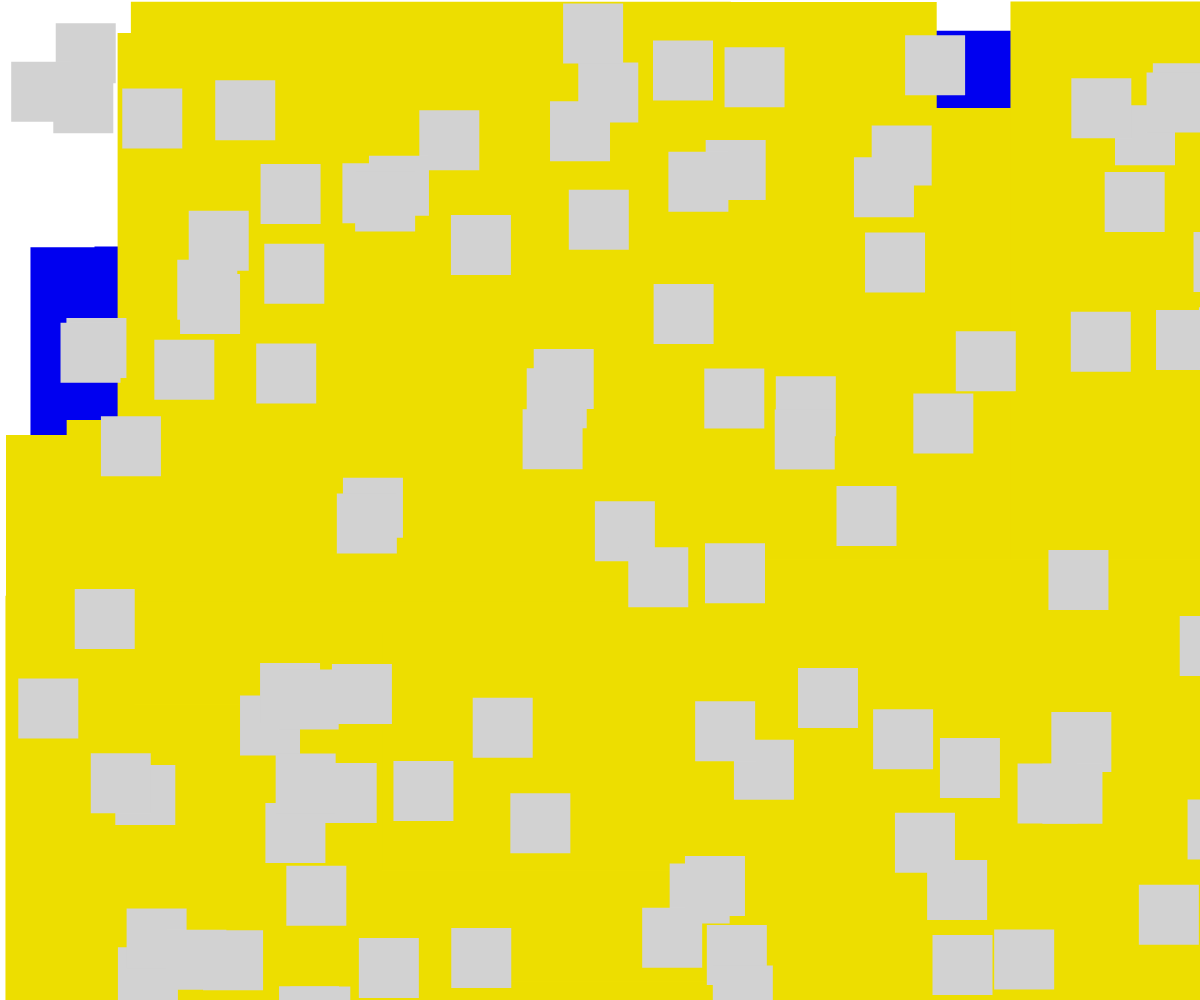
Frame 1 (no input)
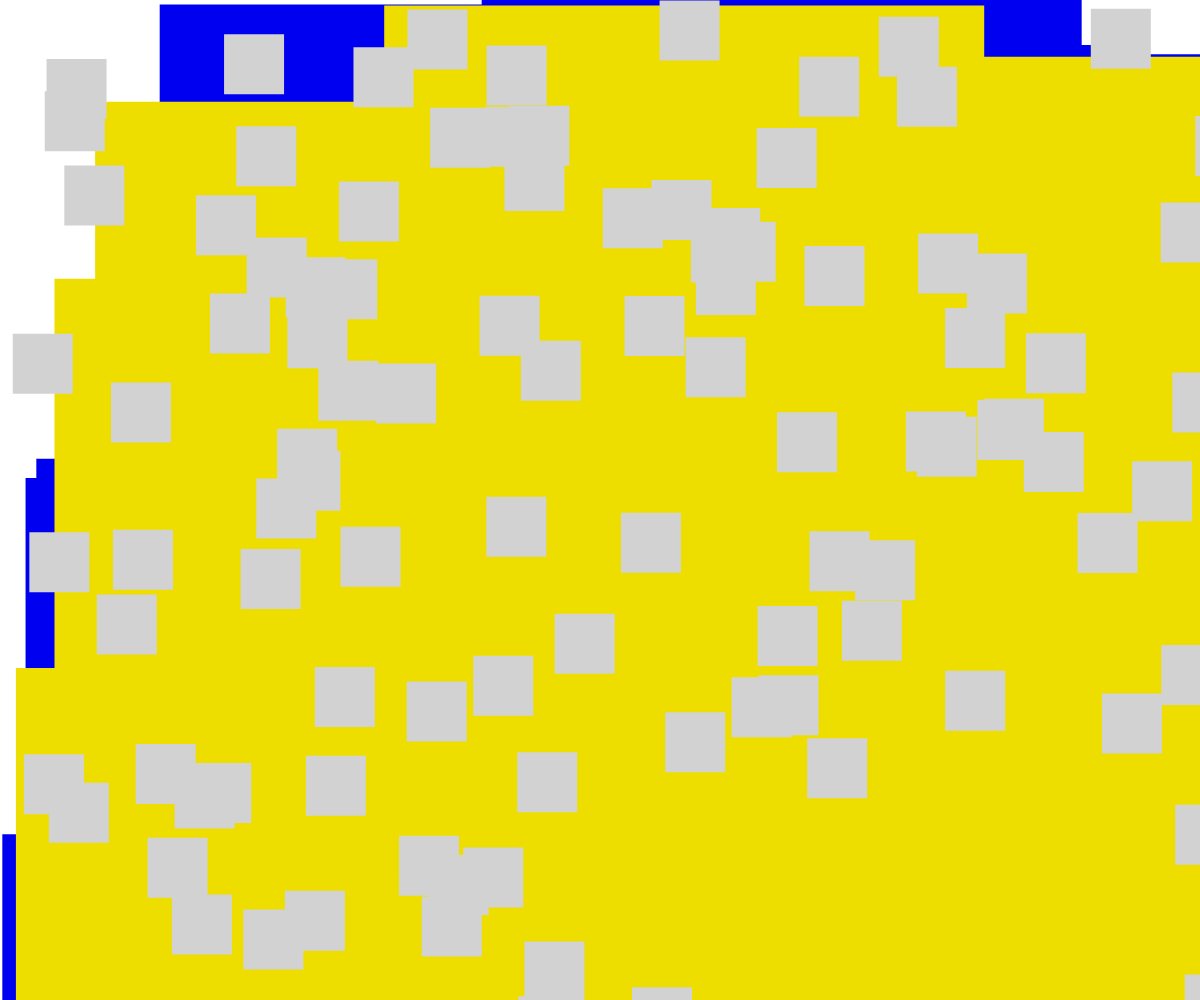
Frame 2 (the mouse pressed at the canvas centre, redrawn once)

The p5.js sketch that drew these frames (run headless with seeded random() and noise() and a simulated clock; the mouse was pressed at the canvas centre and the sketch redrawn once):

// p5.js sketch
// ── sketch.js
let numberShapes = 50; 

function setup() {
  createCanvas(windowWidth, windowHeight); //Creating the canvas to the size of the window
  noLoop(); //Stopping the draw function so the rectangles are static - reference p5.js website
  noStroke();
}

function draw() {
  background(255); //Setting the background to white
  
  //Calling the function drawShapes to draw multiple rectangles 
  drawBlueShapes();
  drawYellowShapes();
  drawGreyShapes();
    
}

function drawBlueShapes() {
  for (let i = 0; i < numberShapes; i++) {
    fill(0, 0, 240);
    let x = random(width);
    let y = random(height);
    let rectSize = random(width * 0.5, width * 0.5); 
    rect(x, y, rectSize, rectSize);
  }
}

function drawYellowShapes() {
  for (let i = 0; i < numberShapes; i++) {
    fill(237, 222, 0);
    let x = random(width);
    let y = random(height);
    let rectSize = random(width * 0.5, width * 0.5); 
    rect(x, y, rectSize, rectSize);
    
  }
}
function drawGreyShapes() {
  for (let i = 0; i < 100; i++) {
    fill(210);
    let x = random(width);
    let y = random(height);
    let rectSize = random(width * 0.05, width * 0.05); 
    rect(x, y, rectSize, rectSize);
  }
}

function windowResized() {
  resizeCanvas(windowWidth, windowHeight); //Responsive design to calculate the size of the canvas based on the window dimensions

}

// ── sketch2.js
function setup() {
createCanvas(windowWidth, windowHeight); //Creating the canvas to the size of the window
noLoop(); //Stopping the draw function so the rectangles are static - reference p5.js website
noStroke();
}

function draw() {
    background(255);

    //Yellow rectangles
    drawYellowRect(0, 0, 0.072, 0.464);
    drawYellowRect(0.124, 0.078, 0.208, 0.112);
    drawYellowRect(0.127, 0.304, 0.16, 0.096);
    drawYellowRect(0,0.612,0.16,0.176);
    drawYellowRect(0,0.824,0.328,0.18);
    drawYellowRect(0.152,0.716,0.132,0.008);
    drawYellowRect(0.184,0.508,0.172,0.1);
    drawYellowRect(0.388,0.664,0.112,0.104);
    drawYellowRect(0.42,0.872,0.056,0.076);
    drawYellowRect(0.424, 0.248,0.296,0.172);
    drawYellowRect(0.528,0.53,0.016,0.072);
    drawYellowRect(0.052,0.028,0.112,0.028);
    drawYellowRect(0.656,0.776,0.108,0.18);
    drawYellowRect(0.688,0.014,0.284,0.148);
    drawYellowRect(0.728,0.808,0.128,0.104);
    drawYellowRect(0.768,0.108,0.06,0.048);
    drawYellowRect(0.082,0.408,0.048,0.128);
    
    //More yellow rectangles
    drawYellowRect(0.1, 0.152, 0.148, 0.272);
    drawYellowRect(0.144, 0.504, 0.06, 0.052);
    drawYellowRect(0.152, 0.612, 0.132, 0.088);
    drawYellowRect(0.168, 0.756, 0.086, 0.104);
    drawYellowRect(0.284, 0.154, 0.132, 0.136);
    drawYellowRect(0.272, 0.273, 0.108, 0.064);
    drawYellowRect(0.416, 0.304, 0.088, 0.152);
    drawYellowRect(0.292, 0.476, 0.08, 0.096);
    drawYellowRect(0.428, 0.592, 0.016, 0.064);
    drawYellowRect(0.352, 0.696, 0.124, 0.212);
    drawYellowRect(0.484, 0.832, 0.104, 0.048);
    drawYellowRect(0.54, 0.150, 0.388, 0.06);
    drawYellowRect(0.6, 0.256, 0.072, 0.128);
    drawYellowRect(0.768, 0.252, 0.092, 0.176);
    drawYellowRect(0.568, 0.5, 0.152, 0.256);
    drawYellowRect(0.736, 0.584, 0.16, 0.092);
    drawYellowRect(0.68, 0.72, 0.128, 0.26);
    drawYellowRect(0.824, 0.788, 0.048, 0.06);


    //Blue rectangles
    drawBlueRect(0.052, 0.032, 0.052, 0.388);
    drawBlueRect(0.14, 0.1, 0.172, 0.068);
    drawBlueRect(0.152, 0.328, 0.14, 0.048);
    drawBlueRect(0.2, 0.528, 0.148, 0.076);
    drawBlueRect(0.02, 0.6336, 0.128, 0.12);
    drawBlueRect(0.168, 0.728, 0.092, 0.048);
    drawBlueRect(0, 0.852, 0.312, 0.148);
    drawBlueRect(0.492, 0.052, 0.088, 0.152);
    drawBlueRect(0.412, 0.268, 0.268, 0.148);
    drawBlueRect(0.484, 0.576, 0.016, 0.028);
    drawBlueRect(0.408, 0.68, 0.08, 0.072);
    drawBlueRect(0.436, 0.848, 0.036, 0.026);
    drawBlueRect(0.736, 0.084, 0.052, 0.024);
    drawBlueRect(0.68, 0.168, 0.284, 0.092);
    drawBlueRect(0.792, 0.484, 0.64, 0.036);
    drawBlueRect(.64, 0.568, 0.228, 0.104);
    drawBlueRect(0.708, 0.82, 0.096, 0.08)


    //Grey Rectangles
    drawGreyRect(0.34,0,0.072,0.12);
    drawGreyRect(0.148,0.148,0.036,0.136);
    drawGreyRect(0.56,0.124,0.144,0.032);
    drawGreyRect(0.484,0.18,0.052,0.14);
    drawGreyRect(0.856,0.216,0.008,0.032);
    drawGreyRect(0,0.388,0.088,0.048);
    drawGreyRect(0.624,0.34,0.068,0.064);
    drawGreyRect(0.282,0.544,0.168,0.04);
    drawGreyRect(0.12,0.622,0.076,0.148);
    drawGreyRect(0.64,0.552,0.076,0.092);
    drawGreyRect(0.8,0.6,0.104,0.052);
    drawGreyRect(0.252,0.832,0.172,0.056);
    drawGreyRect(0.476,0.7,0.024,0.108);
    drawGreyRect(0.616,0.74,0.02,0.072);
    drawGreyRect(0.252,0.832,0.172,0.056);
    drawGreyRect(0.824,0.856,0.172,0.032);
}

//Defining a function to draw the yellow rectangles with size relative to the window size
function drawYellowRect(inputXPos, inputYPos, inputWidth, inputHeight){
    let outputXPos = inputXPos;
    let outputYPos = inputYPos;
    let outputWidth = inputWidth;
    let outputHeight = inputHeight;
    fill(248, 196, 12)
    rect(outputXPos * windowWidth, outputYPos * windowHeight, outputWidth * windowWidth, outputHeight*windowHeight)

}

//Defining a function to draw the blue rectangles with size relative to the window size
function drawBlueRect(inputXPos, inputYPos, inputWidth, inputHeight){
    let outputXPos = inputXPos;
    let outputYPos = inputYPos;
    let outputWidth = inputWidth;
    let outputHeight = inputHeight;
    fill(10, 19, 122);
    rect(outputXPos * windowWidth, outputYPos * windowHeight, outputWidth * windowWidth, outputHeight*windowHeight)

}

//Defining a function that draws a grey rectangle with size relative to window size
function drawGreyRect(inputXPos, inputYPos, inputWidth, inputHeight){
    let outputXPos = inputXPos;
    let outputYPos = inputYPos;
    let outputWidth = inputWidth;
    let outputHeight = inputHeight;
    fill(210);
    rect(outputXPos * windowWidth, outputYPos * windowHeight, outputWidth * windowWidth, outputHeight*windowHeight)

}
//Responsive design. 
//Since the rectangles are drawn in ratio of the window width and height, they will not change position
//Rectangles will change in size relative to window size
function windowResized() {
    resizeCanvas(windowWidth, windowHeight);
    
  }


// ── sketch3.js
let xPos = [0, 0.124, 0.127]
let yPos = [0, 0.078, 0]

let widthRatio = [0.072, 0.208, 0.16]
let heightRatio = [0.464, 0.112, 0.096]

function setup(){
    createCanvas(windowWidth, windowHeight); //Creating the canvas to the size of the window
    noLoop();
    noStroke();
    
}

function draw(){
    background(255);
    drawYellowRectangle();
    // let yellowRectangle = new Rectangle(0.052, 0.032, 0.052, 0.388);
    // yellowRectangle.drawYellowRectangle();
    

}


// class Rectangle{
//     constructor(x, y, w, h, r, g, b){
//         this.xPos = x;
//         this.yPos = y;
//         this.width = w;
//         this.height = h;
//         // this.red = r;
//         // this.green = g;
//         // this.blue = b;
//     }

// }

 //Draw rectangles to scale
 function drawYellowRectangle(){
    fill(248, 196, 12)
    //rect(this.xPos * windowWidth, this.yPos * windowHeight, this.width * windowWidth, this.height * windowHeight);
    
    for (let i = 0; i < xPos.length; i++){
        rect(xPos[i] * windowWidth, yPos[i] * windowHeight, widthRatio[i] * windowWidth, heightRatio[i] * windowHeight)
    }
}

function windowResized() {
    resizeCanvas(windowWidth, windowHeight);
  }
